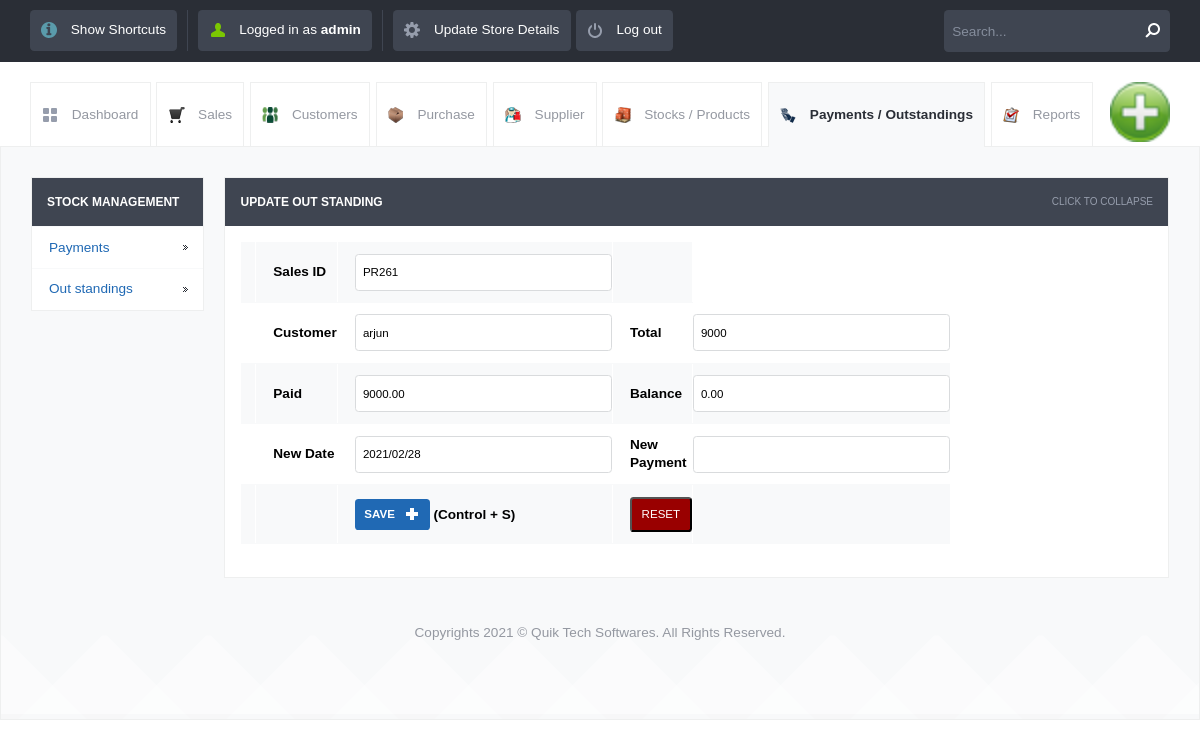
The page /update_out_standing.php?sid=PR261&table=stock_entries&return=view_out_standing.php (signed in) on the database its author committed.
### tables this page shows
CREATE TABLE `stock_entries` (
  `id` int(10) UNSIGNED NOT NULL,
  `stock_id` varchar(120) NOT NULL,
  `stockidnumber` int(11) NOT NULL,
  `stock_name` varchar(260) NOT NULL,
  `stock_supplier_name` varchar(200) NOT NULL,
  `category` varchar(120) NOT NULL,
  `quantity` int(11) NOT NULL,
  `company_price` decimal(10,2) NOT NULL,
  `selling_price` decimal(10,2) NOT NULL,
  `opening_stock` int(11) NOT NULL,
  `closing_stock` int(11) NOT NULL,
  `date` datetime NOT NULL,
  `username` varchar(120) NOT NULL,
  `type` varchar(50) NOT NULL,
  `salesid` varchar(120) NOT NULL,
  `total` decimal(10,2) NOT NULL,
  `payment` decimal(10,2) NOT NULL,
  `balance` decimal(10,2) NOT NULL,
  `mode` varchar(150) NOT NULL,
  `description` varchar(500) NOT NULL,
  `due` datetime NOT NULL,
  `subtotal` int(11) NOT NULL,
  `count1` int(11) NOT NULL,
  `billnumber` varchar(120) NOT NULL
);

### config.php (called while the page is built)
<?php $config["database"] = "posnic"; $config["host"]= "localhost";$config["username"]= "root"; $config["password"]= "";?>

### lib/db.class.php (called while the page is built, shortened)
<?php
  class DB
  {
    function DB($base, $server, $user, $pass)
    {
      $this->connection = FALSE;
      $this->connection = mysqli_connect($server, $user, $pass, $base);
    }
    function queryUniqueObject($query, $debug = -1)
    {
      $query = "$query LIMIT 1";
      $result = mysqli_query($this->connection,$query) or $this->debugAndDie($query);
      return mysqli_fetch_object($result);
    }
    function getMicroTime()
    {
      list($msec, $sec) = explode(' ', microtime());
      return floor($sec / 1000) + $msec;
    }
  }
?>

### init.php (called while the page is built, shortened)
<?php
include("lib/db.class.php");
$db = new DB($config['database'], $config['host'], $config['username'], $config['password']);
?>

### update_out_standing.php (the view, shortened to what this page needs)
<?php
include_once("init.php");
?>
<!DOCTYPE html>
<html lang="en">
<head>
    <link rel="stylesheet" href="css/style.css">
    <link rel="stylesheet" href="js/date_pic/date_input.css">
    <?php include_once("tpl/common_js.php"); ?>
</head>
<body>
<?php include_once("tpl/top_bar.php"); ?>
<div id="header-with-tabs">
    <div class="page-full-width cf">
        <ul id="tabs" class="fl">
            <li><a href="dashboard.php" class="dashboard-tab">Dashboard</a></li>
            <li><a href="view_sales.php" class="sales-tab">Sales</a></li>
            <li><a href="view_customers.php" class=" customers-tab">Customers</a></li>
            <li><a href="view_purchase.php" class="purchase-tab">Purchase</a></li>
            <li><a href="view_supplier.php" class=" supplier-tab">Supplier</a></li>
            <li><a href="view_product.php" class="stock-tab">Stocks / Products</a></li>
            <li><a href="view_payments.php" class="active-tab payment-tab">Payments / Outstandings</a></li>
            <li><a href="view_report.php" class="report-tab">Reports</a></li>
        </ul>
        <a href="#" id="company-branding-small" class="fr"><img src="<?php if (isset($_SESSION['logo'])) {
                echo "upload/" . $_SESSION['logo'];
            } else {
                echo "upload/posnic.png";
            } ?>" alt="Point of Sale"/></a>
    </div>
</div>
<div id="content">
    <div class="page-full-width cf">
        <div class="side-menu fl">
            <h3>Stock Management</h3>
            <ul>
                <li><a href="view_payments.php">Payments</a></li>
                <li><a href="view_out_standing.php">Out standings</a></li>
            </ul>
        </div>
        <div class="side-content fr">
            <div class="content-module">
                <div class="content-module-heading cf">
                    <h3 class="fl">Update Out standing</h3>
                    <span class="fr expand-collapse-text">Click to collapse</span>
                </div>
                <div class="content-module-main cf">
                    <form name="form1" method="post" id="form1" action="">
                        <table class="form" border="0" cellspacing="0" cellpadding="0">
                            <?php
                            if (isset($_GET['sid']))
                                $id = $_GET['sid'];
                            $line = $db->queryUniqueObject("SELECT * FROM stock_entries WHERE stock_id='$id'");
                            ?>
                            <form name="form1" method="post" id="form1" action="">
                                <tr>
                                    <td>&nbsp;</td>
                                    <td>Sales ID</td>
                                    <td><input name="stock_id" type="text" readonly="readonly" readonly="readonly"
                                               id="stockid" maxlength="200" class="round default-width-input"
                                               value="<?php echo $line->stock_id; ?> "/>
                                    </td>
                                    <td>&nbsp;</td>
                                </tr>
                                <tr>
                                    <td>&nbsp;</td>
                                    <td>Customer</td>
                                    <td><input name="customer" type="text" id="customer" maxlength="200"
                                               readonly="readonly" class="round default-width-input"
                                               value="<?php echo $line->stock_supplier_name; ?> "/></td>
                                    <td>Total</td>
                                    <td><input name="total" type="text" id="tatal" maxlength="20" readonly="readonly"
                                               class="round default-width-input"
                                               value="<?php echo $line->subtotal; ?>"/></td>
                                </tr>
                                <tr>
                                    <td>&nbsp;</td>
                                    <td>Paid</td>
                                    <td><input name="paid" type="text" id="paid" maxlength="20" readonly="readonly"
                                               class="round default-width-input"
                                               value="<?php echo $line->payment; ?>"
                                               onkeypress="return numbersonly(event)"/></td>
                                    <td>Balance</td>
                                    <td><input name="balance" type="text" id="balance" readonly="readonly"
                                               maxlength="20" class="round default-width-input"
                                               value="<?php echo $line->balance; ?>"
                                               onkeypress="return numbersonly(event)"/></td>
                                </tr>
                                <tr>
                                    <td></td>
                                    <td>New Date</td>
                                    <td><input name="date" type="text" id="test1" maxlength="20"
                                               class="round default-width-input"
                                               value="<?php echo date("Y/m/d"); ?>"/></td>
                                    <td>New Payment</td>
                                    <td><input name="new_payment" id="new_payment" type="text"
                                               onkeypress="return numbersonly(event)" maxlength="20"
                                               onkeyup="change_balance()" class="round default-width-input"
                                            /></td>
                                </tr>
                                <tr>
                                    <td>&nbsp;</td>
                                    <td>&nbsp;</td>
                                    <td>
                                        <input class="button round blue image-right ic-add text-upper" type="submit"
                                               name="Submit" value="Save">
                                        (Control + S)
                                    </td>
                                    <td align="right"><input class="button round red   text-upper" type="reset"
                                                             name="Reset" value="Reset">
                                    </td>
                                    <td>&nbsp;</td>
                                </tr>
                        </table>
                    </form>
                </div>
            </div>
        </div>
    </div>
    <div id="footer">
        <p>Copyrights 2021 © Quik Tech Softwares. All Rights Reserved.
        </p>
    </div>
</body>
</html>

### rows shown on the page
stock_entries: stock_id "PR261", customer "arjun", total "9000", paid "9000.00", balance "0.00"

### other values the page prints
$POSNIC['username'] "admin"
